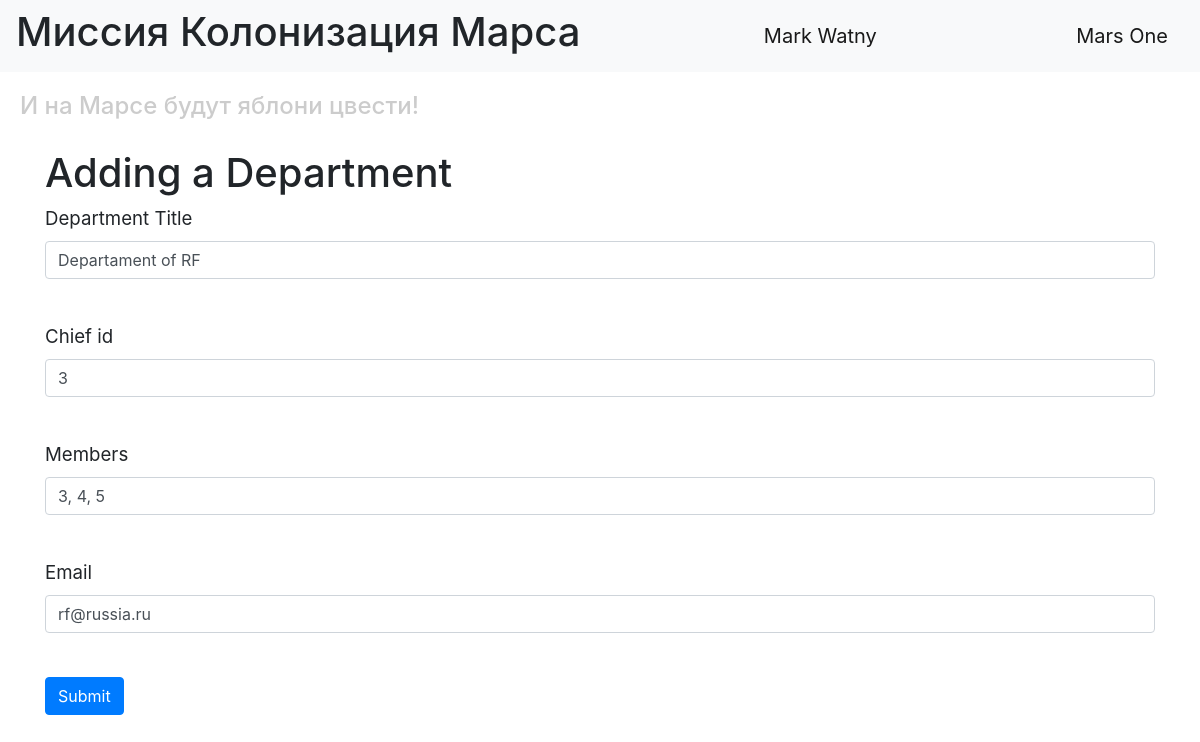
Page /editdep/1 (signed in) on the committed database.
### data/users.py (models this page shows, shortened)
class User(SqlAlchemyBase, UserMixin, SerializerMixin):
    __tablename__ = 'users'
    id = sqlalchemy.Column(sqlalchemy.Integer, primary_key=True, autoincrement=True)
    surname = sqlalchemy.Column(sqlalchemy.String, nullable=True)
    name = sqlalchemy.Column(sqlalchemy.String, nullable=True)
    age = sqlalchemy.Column(sqlalchemy.Integer, nullable=True)
    position = sqlalchemy.Column(sqlalchemy.String, nullable=True)
    speciality = sqlalchemy.Column(sqlalchemy.String, nullable=True)
    address = sqlalchemy.Column(sqlalchemy.String, nullable=True)
    email = sqlalchemy.Column(sqlalchemy.String, index=True, unique=True, nullable=True)
    hashed_password = sqlalchemy.Column(sqlalchemy.String, nullable=True)
    modifed_date = sqlalchemy.Column(sqlalchemy.DateTime, default=datetime.datetime.now)
    departments = orm.relation('Departments', back_populates='user')
    jobs = orm.relation("Jobs", back_populates='user')

### data/departments.py (models this page shows)
class Departments(SqlAlchemyBase, SerializerMixin):
    __tablename__ = 'departments'
    id = sqlalchemy.Column(sqlalchemy.Integer,
                           primary_key=True, autoincrement=True)
    title = sqlalchemy.Column(sqlalchemy.String)
    chief = sqlalchemy.Column(sqlalchemy.Integer, sqlalchemy.ForeignKey('users.id'))
    members = sqlalchemy.Column(sqlalchemy.String)
    email = sqlalchemy.Column(sqlalchemy.String)
    user = orm.relation('User')

### main.py (the view, shortened to what this page needs)
@app.route('/editdep/<int:dep_id>', methods=['GET', 'POST'])
@login_required
def editdep(dep_id):
    add_form = AddDepForm()
    if request.method == "GET":
        db_sess = db_session.create_session()
        if current_user.id == 1:
            dep = db_sess.query(Departments).filter(Departments.id == dep_id,
                                              ).first()
        else:
            dep = db_sess.query(Departments).filter(Departments.id == dep_id,
                                              Departments.user == current_user
                                              ).first()
        if dep:
            add_form.title.data = dep.title
            add_form.chief.data = dep.chief
            add_form.members.data = dep.members
            add_form.email.data = dep.email
        else:
            abort(404)
    return render_template('adddep.html',
                           form=add_form
                           )

### data/add_dep.py
class AddDepForm(FlaskForm):
    title = StringField('Department Title', validators=[DataRequired()])
    chief = IntegerField('Chief id', validators=[DataRequired()])
    members = StringField('Members', validators=[DataRequired()])
    email = StringField('Email', validators=[DataRequired()])
    submit = SubmitField('Submit')

### data/db_session.py (called while the page is built)
def create_session() -> Session:
    global __factory
    return __factory()

### main.py (called while the page is built)
@login_manager.user_loader
def load_user(user_id):
    db_sess = db_session.create_session()
    return db_sess.query(User).get(user_id)

### templates/adddep.html (shortened to what this page needs)
{% extends "base.html" %}
{% block content %}
<h1>Adding a Department</h1>
<form action="" method="post">
    <p>
        {{ form.title.label }}<br>
        {{ form.title(class="form-control") }}<br>
    </p>
    <p>
        {{ form.chief.label }}<br>
        {{ form.chief(class="form-control") }}<br>
    </p>
    <p>
        {{ form.members.label }}<br>
        {{ form.members(class="form-control") }}<br>
    </p>
    <p>
        {{ form.email.label }}<br>
        {{ form.email(class="form-control") }}<br>
    </p>
    <p>{{ form.submit(type="submit", class="btn btn-primary") }}</p>
</form>
{% endblock %}

### templates/base.html (shortened to what this page needs)
<!DOCTYPE html>
<html lang="en">
<head>
    <link rel="stylesheet" href="https://stackpath.bootstrapcdn.com/bootstrap/4.4.1/css/bootstrap.min.css"
>
    <link rel="stylesheet" type="text/css" href="../static/css/style.css"/>
</head>
<body>
<header>
    <nav class="navbar navbar-light bg-light">
        <h1>Миссия Колонизация Марса</h1>
        {% if current_user.is_authenticated %}
        <a class="navbar-brand" href="/logout">{{ current_user.name }} {{ current_user.surname }}</a>
        {% else %}
        <p>
            <a class="btn btn-primary " href="/register">Register</a>
            <a class="btn btn-success" href="/login">Log in</a>
        </p>
        {% endif %}
        <a class="navbar-brand" href="#">Mars One</a>
    </nav>
    <h4>И на Марсе будут яблони цвести!</h4>
</header>
<main role="main" class="container">
    {% block content %}{% endblock %}
</main>
</body>
</html>

### static/css/style.css (style rules this page uses)
h4 { color: #cccccc; padding: 20px; }
p { font-size: 14pt; }

### rows in the picture
User: name "Mark", surname "Watny"
Departments: title "Departament of RF", chief "3", members "3, 4, 5", email "rf@russia.ru"
